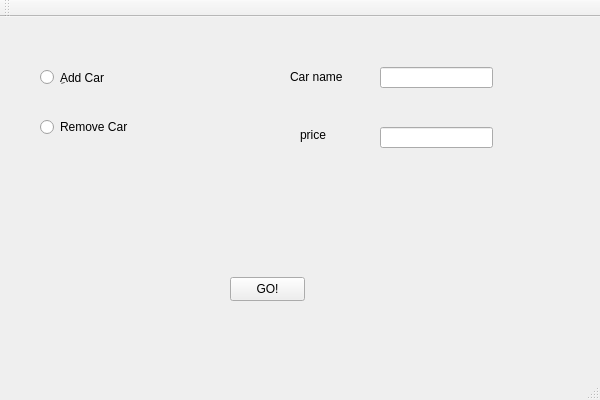
<?xml version="1.0" encoding="UTF-8"?>
<ui version="4.0">
 <class>addremovecarsguiClass</class>
 <widget class="QMainWindow" name="addremovecarsguiClass">
  <property name="geometry">
   <rect>
    <x>0</x>
    <y>0</y>
    <width>600</width>
    <height>400</height>
   </rect>
  </property>
  <property name="windowTitle">
   <string>addremovecarsgui</string>
  </property>
  <widget class="QWidget" name="centralWidget">
   <widget class="QPushButton" name="gobutton">
    <property name="geometry">
     <rect>
      <x>230</x>
      <y>260</y>
      <width>75</width>
      <height>24</height>
     </rect>
    </property>
    <property name="text">
     <string>GO!</string>
    </property>
   </widget>
   <widget class="QRadioButton" name="addbutton">
    <property name="geometry">
     <rect>
      <x>40</x>
      <y>50</y>
      <width>89</width>
      <height>20</height>
     </rect>
    </property>
    <property name="text">
     <string>ِAdd Car</string>
    </property>
   </widget>
   <widget class="QRadioButton" name="removebutton">
    <property name="geometry">
     <rect>
      <x>40</x>
      <y>100</y>
      <width>89</width>
      <height>20</height>
     </rect>
    </property>
    <property name="text">
     <string>Remove Car</string>
    </property>
   </widget>
   <widget class="QLineEdit" name="carbox">
    <property name="geometry">
     <rect>
      <x>380</x>
      <y>50</y>
      <width>113</width>
      <height>21</height>
     </rect>
    </property>
   </widget>
   <widget class="QLineEdit" name="pricebox">
    <property name="geometry">
     <rect>
      <x>380</x>
      <y>110</y>
      <width>113</width>
      <height>21</height>
     </rect>
    </property>
   </widget>
   <widget class="QLabel" name="label">
    <property name="geometry">
     <rect>
      <x>290</x>
      <y>50</y>
      <width>61</width>
      <height>20</height>
     </rect>
    </property>
    <property name="text">
     <string>Car name</string>
    </property>
   </widget>
   <widget class="QLabel" name="label_2">
    <property name="geometry">
     <rect>
      <x>300</x>
      <y>110</y>
      <width>49</width>
      <height>16</height>
     </rect>
    </property>
    <property name="text">
     <string>price</string>
    </property>
   </widget>
  </widget>
  <widget class="QMenuBar" name="menuBar">
   <property name="geometry">
    <rect>
     <x>0</x>
     <y>0</y>
     <width>600</width>
     <height>22</height>
    </rect>
   </property>
  </widget>
  <widget class="QToolBar" name="mainToolBar">
   <attribute name="toolBarArea">
    <enum>TopToolBarArea</enum>
   </attribute>
   <attribute name="toolBarBreak">
    <bool>false</bool>
   </attribute>
  </widget>
  <widget class="QStatusBar" name="statusBar"/>
 </widget>
 <layoutdefault spacing="6" margin="11"/>
 <resources/>
 <connections/>
</ui>
